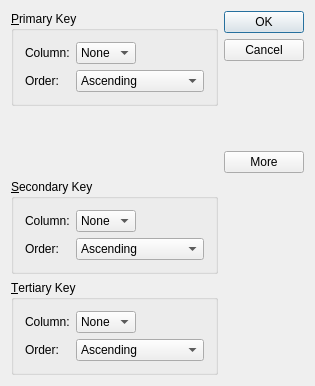
<?xml version="1.0" encoding="UTF-8"?>
<ui version="4.0">
 <class>SortDialog</class>
 <widget class="QDialog" name="SortDialog">
  <property name="geometry">
   <rect>
    <x>0</x>
    <y>0</y>
    <width>315</width>
    <height>386</height>
   </rect>
  </property>
  <property name="windowTitle">
   <string>SortDialog</string>
  </property>
  <layout class="QGridLayout" name="gridLayout_4">
   <item row="0" column="0">
    <widget class="QGroupBox" name="primaryGroupBox">
     <property name="title">
      <string>&amp;Primary Key</string>
     </property>
     <layout class="QGridLayout" name="gridLayout">
      <item row="0" column="0">
       <widget class="QLabel" name="label">
        <property name="text">
         <string>Column:</string>
        </property>
       </widget>
      </item>
      <item row="0" column="1">
       <widget class="QComboBox" name="primaryColumnCombo">
        <item>
         <property name="text">
          <string>None</string>
         </property>
        </item>
       </widget>
      </item>
      <item row="0" column="2">
       <spacer name="horizontalSpacer">
        <property name="orientation">
         <enum>Qt::Horizontal</enum>
        </property>
        <property name="sizeHint" stdset="0">
         <size>
          <width>89</width>
          <height>20</height>
         </size>
        </property>
       </spacer>
      </item>
      <item row="1" column="0">
       <widget class="QLabel" name="label_2">
        <property name="text">
         <string>Order:</string>
        </property>
       </widget>
      </item>
      <item row="1" column="1" colspan="2">
       <widget class="QComboBox" name="primaryOrderCombo">
        <item>
         <property name="text">
          <string>Ascending</string>
         </property>
        </item>
        <item>
         <property name="text">
          <string>Descending</string>
         </property>
        </item>
       </widget>
      </item>
     </layout>
    </widget>
   </item>
   <item row="0" column="1" rowspan="2">
    <layout class="QVBoxLayout" name="verticalLayout">
     <item>
      <widget class="QPushButton" name="okButton">
       <property name="text">
        <string>OK</string>
       </property>
      </widget>
     </item>
     <item>
      <widget class="QPushButton" name="cancelButton">
       <property name="text">
        <string>Cancel</string>
       </property>
      </widget>
     </item>
     <item>
      <spacer name="verticalSpacer">
       <property name="orientation">
        <enum>Qt::Vertical</enum>
       </property>
       <property name="sizeHint" stdset="0">
        <size>
         <width>20</width>
         <height>98</height>
        </size>
       </property>
      </spacer>
     </item>
     <item>
      <widget class="QPushButton" name="moreButton">
       <property name="text">
        <string>More</string>
       </property>
      </widget>
     </item>
    </layout>
   </item>
   <item row="1" column="0">
    <spacer name="verticalSpacer_2">
     <property name="orientation">
      <enum>Qt::Vertical</enum>
     </property>
     <property name="sizeHint" stdset="0">
      <size>
       <width>20</width>
       <height>101</height>
      </size>
     </property>
    </spacer>
   </item>
   <item row="2" column="0">
    <widget class="QGroupBox" name="secondaryGroupBox">
     <property name="title">
      <string>&amp;Secondary Key</string>
     </property>
     <layout class="QGridLayout" name="gridLayout_2">
      <item row="0" column="0">
       <widget class="QLabel" name="label_3">
        <property name="text">
         <string>Column:</string>
        </property>
       </widget>
      </item>
      <item row="0" column="1">
       <widget class="QComboBox" name="secondaryColumnCombo">
        <item>
         <property name="text">
          <string>None</string>
         </property>
        </item>
       </widget>
      </item>
      <item row="0" column="2">
       <spacer name="horizontalSpacer_2">
        <property name="orientation">
         <enum>Qt::Horizontal</enum>
        </property>
        <property name="sizeHint" stdset="0">
         <size>
          <width>89</width>
          <height>20</height>
         </size>
        </property>
       </spacer>
      </item>
      <item row="1" column="0">
       <widget class="QLabel" name="label_4">
        <property name="text">
         <string>Order:</string>
        </property>
       </widget>
      </item>
      <item row="1" column="1" colspan="2">
       <widget class="QComboBox" name="secondaryOrderCombo">
        <item>
         <property name="text">
          <string>Ascending</string>
         </property>
        </item>
        <item>
         <property name="text">
          <string>Descending</string>
         </property>
        </item>
       </widget>
      </item>
     </layout>
    </widget>
   </item>
   <item row="3" column="0">
    <widget class="QGroupBox" name="tertiaryGroupBox">
     <property name="title">
      <string>&amp;Tertiary Key</string>
     </property>
     <layout class="QGridLayout" name="gridLayout_3">
      <item row="0" column="0">
       <widget class="QLabel" name="label_5">
        <property name="text">
         <string>Column:</string>
        </property>
       </widget>
      </item>
      <item row="0" column="1">
       <widget class="QComboBox" name="tertiaryColumnCombo">
        <item>
         <property name="text">
          <string>None</string>
         </property>
        </item>
       </widget>
      </item>
      <item row="0" column="2">
       <spacer name="horizontalSpacer_3">
        <property name="orientation">
         <enum>Qt::Horizontal</enum>
        </property>
        <property name="sizeHint" stdset="0">
         <size>
          <width>89</width>
          <height>20</height>
         </size>
        </property>
       </spacer>
      </item>
      <item row="1" column="0">
       <widget class="QLabel" name="label_6">
        <property name="text">
         <string>Order:</string>
        </property>
       </widget>
      </item>
      <item row="1" column="1" colspan="2">
       <widget class="QComboBox" name="tertiaryOrderCombo">
        <item>
         <property name="text">
          <string>Ascending</string>
         </property>
        </item>
        <item>
         <property name="text">
          <string>Descending</string>
         </property>
        </item>
       </widget>
      </item>
     </layout>
    </widget>
   </item>
  </layout>
 </widget>
 <layoutdefault spacing="6" margin="11"/>
 <resources/>
 <connections>
  <connection>
   <sender>okButton</sender>
   <signal>clicked()</signal>
   <receiver>SortDialog</receiver>
   <slot>accept()</slot>
   <hints>
    <hint type="sourcelabel">
     <x>246</x>
     <y>21</y>
    </hint>
    <hint type="destinationlabel">
     <x>53</x>
     <y>96</y>
    </hint>
   </hints>
  </connection>
  <connection>
   <sender>cancelButton</sender>
   <signal>clicked()</signal>
   <receiver>SortDialog</receiver>
   <slot>reject()</slot>
   <hints>
    <hint type="sourcelabel">
     <x>273</x>
     <y>57</y>
    </hint>
    <hint type="destinationlabel">
     <x>100</x>
     <y>106</y>
    </hint>
   </hints>
  </connection>
  <connection>
   <sender>moreButton</sender>
   <signal>toggled(bool)</signal>
   <receiver>SortDialog</receiver>
   <slot>setDisabled(bool)</slot>
   <hints>
    <hint type="sourcelabel">
     <x>260</x>
     <y>182</y>
    </hint>
    <hint type="destinationlabel">
     <x>107</x>
     <y>290</y>
    </hint>
   </hints>
  </connection>
  <connection>
   <sender>moreButton</sender>
   <signal>toggled(bool)</signal>
   <receiver>SortDialog</receiver>
   <slot>setDisabled(bool)</slot>
   <hints>
    <hint type="sourcelabel">
     <x>287</x>
     <y>186</y>
    </hint>
    <hint type="destinationlabel">
     <x>108</x>
     <y>378</y>
    </hint>
   </hints>
  </connection>
 </connections>
</ui>
